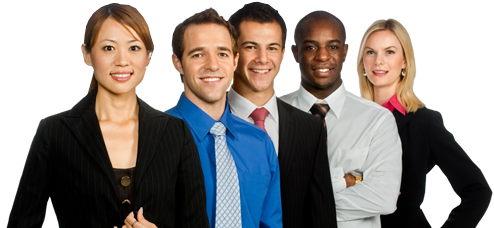
//> input picture input/3.png, 494 x 228 px
$ ./detect_image_face_blur   (built with g++ and OpenCV 4)
//> lines starting //> are read from the running program, lines starting //| are printed output that depends on the picture
#include <iostream>
#include <opencv2/opencv.hpp>
#include "opencv2/highgui/highgui.hpp"
using namespace std;
using namespace cv;
int main()
{
	// initial setup
	Mat roi;
	int MAX_KERNEL_LENGTH = 10;
	// load image
	Mat src = imread("3.png");
//> src is the input picture: 228 rows x 494 cols, CV_8UC3; mean B, G, R 137.9, 140.4, 145.8
	imshow("Original", src);
	// load clssifier
	CascadeClassifier c;
	c.load("haarcascade_frontalface_alt2.xml");
	// detect faces
	vector<Rect> faces;
	c.detectMultiScale(src, faces, 1.1, 2, CV_HAAR_SCALE_IMAGE, Size(1, 30));
//> faces = 5 Rects (x, y, width, height): [234, 27, 55, 55], [355, 33, 50, 50], [295, 27, 53, 53], [179, 29, 64, 64], [88, 24, 64, 64]
	// blur faces
	for (vector<Rect>::const_iterator r = faces.begin(); r < faces.end(); r++)
	{
		// init parameters
		int x = r->x, y = r->y, width = r->width, height = r->height;
		// make ROI
		Rect roi_rect(x, y, width, height);
		roi = src(roi_rect);
		// blur ROI
		for (int i = 1; i < MAX_KERNEL_LENGTH; i = i + 2)
		{
			GaussianBlur(roi, roi, Size(i, i), 0, 0);
		}
	}
//> this loop made 5 passes
//> pass 1, `roi = src(roi_rect);`:
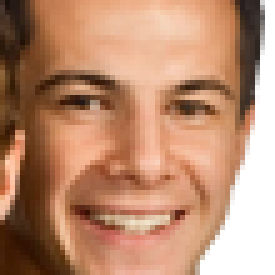
//> roi: 55 rows x 55 cols, CV_8UC3 (shown 5 times larger); mean B, G, R 113.1, 140.7, 187.3
//> pass 2, `roi = src(roi_rect);`:
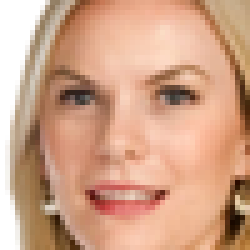
//> roi: 50 rows x 50 cols, CV_8UC3 (shown 5 times larger); mean B, G, R 135.9, 162.8, 208.9
//> pass 3, `roi = src(roi_rect);`:
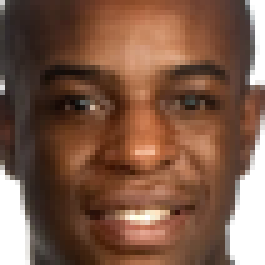
//> roi: 53 rows x 53 cols, CV_8UC3 (shown 5 times larger); mean B, G, R 71.5, 89.8, 125
//> after the loop:
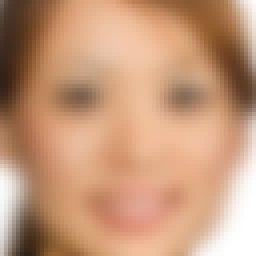
//> roi: 64 rows x 64 cols, CV_8UC3 (shown 4 times larger); mean B, G, R 121.3, 152.6, 197.3
	// show result
	imshow("Face Detection", src);
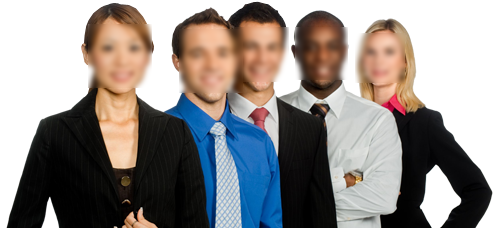
//> window 'Face Detection': 228 rows x 494 cols, CV_8UC3; mean B, G, R 138, 140.6, 145.9
	cvWaitKey(0);
	destroyAllWindows;
	return 0;
}
